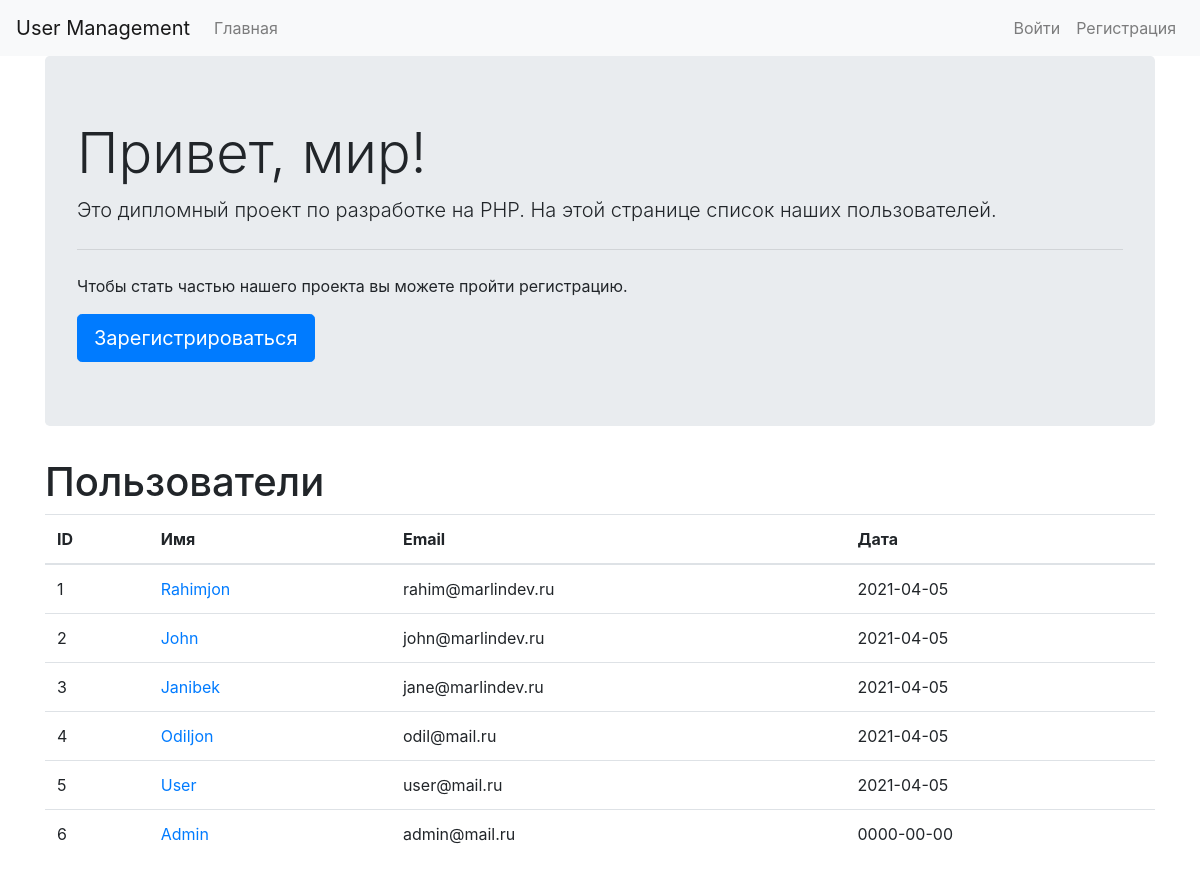
The page / on the database its author committed.
### tables this page shows
CREATE TABLE `users` (
  `id` int(11) NOT NULL,
  `username` varchar(255) NOT NULL,
  `email` varchar(255) NOT NULL,
  `group_id` int(11) NOT NULL DEFAULT '1',
  `status` varchar(255) DEFAULT NULL,
  `register_data` date DEFAULT NULL,
  `password` varchar(255) NOT NULL
);

### classes/config.php (called while the page is built)
<?php
class Config {
    public static function get($path = null) {
        if($path) {
            $config = $GLOBALS['config'];
            $path = explode('.', $path);
            foreach($path as $item) {
                if(isset($config[$item])) {
                    $config = $config[$item];
                }
            }
            return $config;
        }
        return false;
    }
}

### classes/database.php (called while the page is built, shortened)
<?php
class Database {
    private static $instance = null;
    private $pdo, $query, $error = false, $results, $count;
    private function __construct() {
        try {
            $this->pdo = new PDO("mysql:host=" . Config::get('mysql.host') . ";dbname=" . Config::get('mysql.database'), Config::get('mysql.username'), Config::get('mysql.password'));
        } catch (PDOException $exception) {
            die($exception->getMessage());
        }
    }
    public static function getInstance() {
        if(!isset(self::$instance)) {
            self::$instance = new Database;
        }
        return self::$instance;
    }
    public function query($sql, $params = [])
    {
        $this->error = false;
        $this->query = $this->pdo->prepare($sql);
        if(count($params)) {
            $i = 1;
            foreach($params as $param) {
                $this->query->bindValue($i, $param);
                $i++;
            }
        }
        if(!$this->query->execute()) {
            $this->error = true;
        } else {
            $this->results = $this->query->fetchAll(PDO::FETCH_OBJ);
            $this->count = $this->query->rowCount();
        }
        return $this;
    }
    public function error()
    {
        return $this->error;
    }
    public function results()
    {
        return $this->results;
    }
    public function count()
    {
        return $this->count;
    }
    public function get($table, $where = [])
    {
        return $this->action('SELECT *', $table, $where);
    }
    public function action($action, $table, $where = [])
    {
        if(count($where) === 3) {
            $operators = ['=', '>', '<', '>=', '<='];
            $field = $where[0];
            $operator = $where[1];
            $value = $where[2];
            if(in_array($operator, $operators)) {
                $sql = "{$action} FROM {$table} WHERE {$field} {$operator} ?";
                if(!$this->query($sql, [$value])->error()) {
                    return $this;
                }
            }
        }
        return false;
    }
    public function getAll($table) {
        $sql = "SELECT * FROM {$table}";
        if(!$this->query($sql)) {
            return $this;
        }
    }
}

### classes/user.php (called while the page is built, shortened)
<?php
class User {
    private $db, $data, $sessionName, $isLoggedIn, $cookieName;
    public function __construct($user = null) {
        $this->sessionName = Config::get('session.user_session');
    }
    public function isLoggedIn() {
        return $this->isLoggedIn;
    }
}

### classes/session.php (called while the page is built, shortened)
<?php
class Session {
    public static function exists($name) {
        return (isset($_SESSION[$name])) ? true : false;
    }
}

### index.php (the view, shortened to what this page needs)
<?php
$user = new User;
$getAllUsers = Database::getInstance()->getAll('users');
$usersList = Database::getInstance()->results();
?>
<!DOCTYPE html>
<html lang="en">
<head>
  <link rel="stylesheet" href="https://stackpath.bootstrapcdn.com/bootstrap/4.4.1/css/bootstrap.min.css">
</head>
<body>
    <?php require_once 'includes/nav.php'; ?>
  <div class="container">
    <div class="row">
      <div class="col-md-12">
        <div class="jumbotron">
          <h1 class="display-4">Привет, мир!</h1>
          <p class="lead">Это дипломный проект по разработке на PHP. На этой странице список наших пользователей.</p>
          <hr class="my-4">
          <p>Чтобы стать частью нашего проекта вы можете пройти регистрацию.</p>
          <a class="btn btn-primary btn-lg" href="register.php" role="button">Зарегистрироваться</a>
        </div>
      </div>
    </div>
    <div class="row">
      <div class="col-md-12">
        <h1>Пользователи</h1>
        <table class="table">
          <thead>
            <tr>
              <th>ID</th>
              <th>Имя</th>
              <th>Email</th>
              <th>Дата</th>
            </tr>
          </thead>
          <tbody>
          <?php foreach ($usersList as $user): ?>
            <tr>
              <td><?= $user->id; ?></td>
              <td><a href="user_profile.php?id=<?= $user->id; ?>"><?= $user->username; ?></a></td>
              <td><?= $user->email; ?></td>
              <td><?= $user->register_data; ?></td>
            </tr>
          <?php endforeach; ?>
          </tbody>
        </table>
      </div>
    </div>
  </div>
</body>
</html>

### includes/nav.php (shortened to what this page needs)
<nav class="navbar navbar-expand-lg navbar-light bg-light">
    <a class="navbar-brand" href="index.php">User Management</a>
    <div class="collapse navbar-collapse" id="navbarSupportedContent">
        <ul class="navbar-nav mr-auto">
            <li class="nav-item">
                <a class="nav-link" href="index.php">Главная</a>
            </li>
        </ul>
        <?php if (!$user->isLoggedIn()): ?>
            <ul class="navbar-nav">
                <li class="nav-item">
                    <a href="login.php" class="nav-link">Войти</a>
                </li>
                <li class="nav-item">
                    <a href="register.php" class="nav-link">Регистрация</a>
                </li>
            </ul>
        <?php endif; ?>
    </div>
</nav>

### rows shown on the page
users: id "1", username "Rahimjon", email "rahim@marlindev.ru", register_data "2021-04-05"
users: id "2", username "John", email "john@marlindev.ru", register_data "2021-04-05"
users: id "3", username "Janibek", email "jane@marlindev.ru", register_data "2021-04-05"
users: id "4", username "Odiljon", email "odil@mail.ru", register_data "2021-04-05"
users: id "5", username "User", email "user@mail.ru", register_data "2021-04-05"
users: id "6", username "Admin", email "admin@mail.ru", register_data "0000-00-00"
